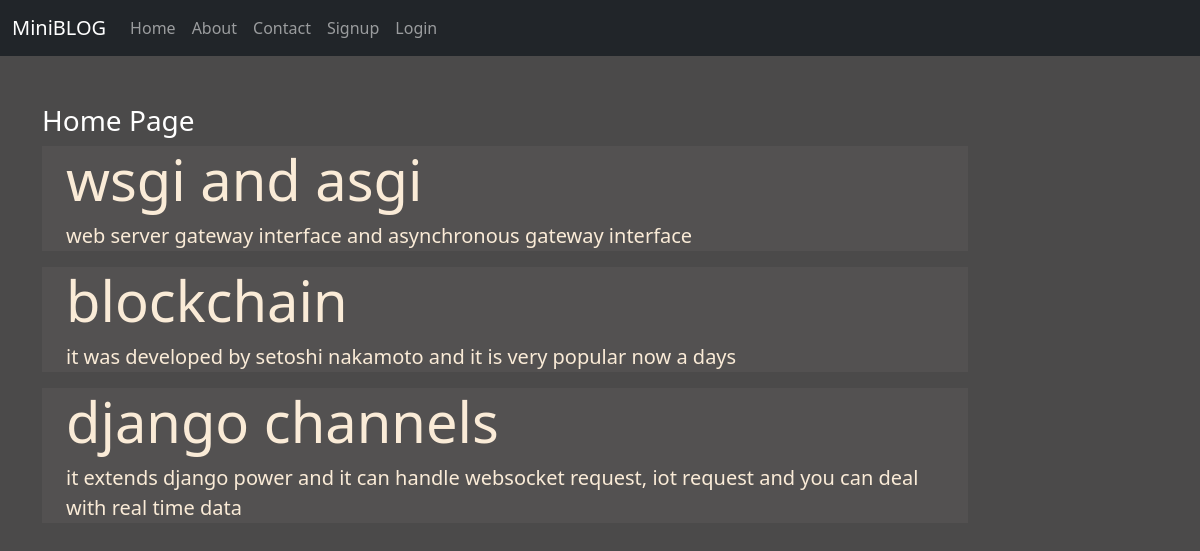
The page / on the database its author committed.
### firstapp/models.py (models this page shows)
class Post(models.Model):
    title=models.CharField(max_length=150)
    desc=models.TextField()

### firstapp/views.py (the view)
# urls.py: path('',views.base,name='home'),
def base(request):
    posts=Post.objects.all()
    return render(request,'home.html',{'post':posts})

### firstapp/templates/home.html
{% extends 'base.html' %}
{% load static %}
{% block content %}
<div class="col-sm-10">
    <h3 class="text-white mt-5">Home Page</h3>
    {% if post %}
      {% for p in post %}
      <div class="jumbotron jumbotron-fluid jumbo-color">
          <div class="container">
            <h1 class="display-4 font-weight-bold">{{p.title}}</h1>
            <p class="lead">{{p.desc}}</p>
          </div>
        </div>
        {% endfor %}
    {% else %}
      <h1>no posts</h1>
    {% endif %}
</div>
{% endblock %}

### firstapp/static/css/my.css (style rules this page uses)
body { background-color:rgb(75, 74, 74); color: antiquewhite; }
.jumbo-color { background-color: rgb(83,81,81); }

### rows shown on the page
Post: title "wsgi and asgi", desc "web server gateway interface and asynchronous gateway interface"
Post: title "blockchain", desc "it was developed by setoshi nakamoto and it is very popular now a days"
Post: title "django channels", desc "it extends django power and it can handle websocket request, iot request and you can deal with real time data"
